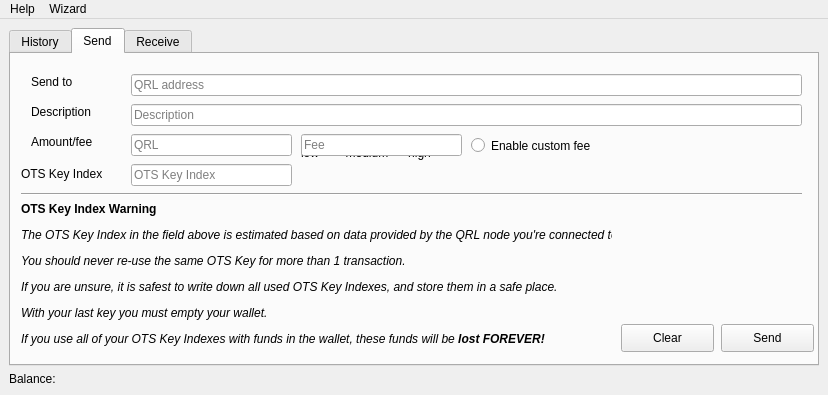
<?xml version="1.0" encoding="UTF-8"?>
<ui version="4.0">
 <class>mainWindow</class>
 <widget class="QMainWindow" name="mainWindow">
  <property name="geometry">
   <rect>
    <x>0</x>
    <y>0</y>
    <width>828</width>
    <height>395</height>
   </rect>
  </property>
  <property name="windowTitle">
   <string>QRL Wallet v1.4</string>
  </property>
  <property name="windowIcon">
   <iconset>
    <normaloff>views/images/logocircle.png</normaloff>views/images/logocircle.png</iconset>
  </property>
  <widget class="QWidget" name="centralwidget">
   <layout class="QVBoxLayout" name="verticalLayout">
    <item>
     <widget class="QTabWidget" name="inner_window">
      <property name="currentIndex">
       <number>1</number>
      </property>
      <property name="tabBarAutoHide">
       <bool>false</bool>
      </property>
      <widget class="QWidget" name="history_tab">
       <attribute name="icon">
        <iconset>
         <normaloff>tab_history.png</normaloff>tab_history.png</iconset>
       </attribute>
       <attribute name="title">
        <string>History</string>
       </attribute>
       <widget class="QTableWidget" name="transaction_table">
        <property name="geometry">
         <rect>
          <x>0</x>
          <y>0</y>
          <width>811</width>
          <height>281</height>
         </rect>
        </property>
        <column>
         <property name="text">
          <string>Date</string>
         </property>
        </column>
        <column>
         <property name="text">
          <string>Description</string>
         </property>
        </column>
        <column>
         <property name="text">
          <string>Amount</string>
         </property>
        </column>
       </widget>
       <widget class="QPushButton" name="save_history">
        <property name="geometry">
         <rect>
          <x>0</x>
          <y>280</y>
          <width>811</width>
          <height>21</height>
         </rect>
        </property>
        <property name="text">
         <string>Save history</string>
        </property>
       </widget>
      </widget>
      <widget class="QWidget" name="send_tab">
       <attribute name="icon">
        <iconset>
         <normaloff>tab_send.png</normaloff>tab_send.png</iconset>
       </attribute>
       <attribute name="title">
        <string>Send</string>
       </attribute>
       <widget class="QPushButton" name="clear_button">
        <property name="geometry">
         <rect>
          <x>610</x>
          <y>270</y>
          <width>93</width>
          <height>28</height>
         </rect>
        </property>
        <property name="text">
         <string>Clear</string>
        </property>
       </widget>
       <widget class="QPushButton" name="send_button">
        <property name="geometry">
         <rect>
          <x>710</x>
          <y>270</y>
          <width>93</width>
          <height>28</height>
         </rect>
        </property>
        <property name="text">
         <string>Send</string>
        </property>
       </widget>
       <widget class="QLabel" name="sendto_label">
        <property name="geometry">
         <rect>
          <x>20</x>
          <y>20</y>
          <width>81</width>
          <height>16</height>
         </rect>
        </property>
        <property name="text">
         <string>Send to</string>
        </property>
       </widget>
       <widget class="QLabel" name="description_label">
        <property name="geometry">
         <rect>
          <x>20</x>
          <y>50</y>
          <width>81</width>
          <height>16</height>
         </rect>
        </property>
        <property name="text">
         <string>Description</string>
        </property>
       </widget>
       <widget class="QLabel" name="amount_label">
        <property name="geometry">
         <rect>
          <x>20</x>
          <y>80</y>
          <width>91</width>
          <height>16</height>
         </rect>
        </property>
        <property name="text">
         <string>Amount/fee</string>
        </property>
       </widget>
       <widget class="QLineEdit" name="send_input">
        <property name="geometry">
         <rect>
          <x>120</x>
          <y>20</y>
          <width>671</width>
          <height>22</height>
         </rect>
        </property>
        <property name="placeholderText">
         <string>QRL address</string>
        </property>
       </widget>
       <widget class="QLineEdit" name="description_input">
        <property name="geometry">
         <rect>
          <x>120</x>
          <y>50</y>
          <width>671</width>
          <height>22</height>
         </rect>
        </property>
        <property name="placeholderText">
         <string>Description</string>
        </property>
       </widget>
       <widget class="QLineEdit" name="amount_input">
        <property name="geometry">
         <rect>
          <x>120</x>
          <y>80</y>
          <width>161</width>
          <height>22</height>
         </rect>
        </property>
        <property name="inputMask">
         <string/>
        </property>
        <property name="text">
         <string/>
        </property>
        <property name="cursorPosition">
         <number>0</number>
        </property>
        <property name="placeholderText">
         <string>QRL</string>
        </property>
       </widget>
       <widget class="QLineEdit" name="ots_key_index_input">
        <property name="geometry">
         <rect>
          <x>120</x>
          <y>110</y>
          <width>161</width>
          <height>22</height>
         </rect>
        </property>
        <property name="inputMask">
         <string/>
        </property>
        <property name="text">
         <string/>
        </property>
        <property name="cursorPosition">
         <number>0</number>
        </property>
        <property name="placeholderText">
         <string>OTS Key Index</string>
        </property>
       </widget>
       <widget class="QLabel" name="ots_key_index_count_label">
        <property name="geometry">
         <rect>
          <x>10</x>
          <y>110</y>
          <width>101</width>
          <height>20</height>
         </rect>
        </property>
        <property name="text">
         <string>OTS Key Index</string>
        </property>
       </widget>
       <widget class="QLabel" name="ots_key_index_label">
        <property name="geometry">
         <rect>
          <x>290</x>
          <y>110</y>
          <width>111</width>
          <height>20</height>
         </rect>
        </property>
        <property name="text">
         <string/>
        </property>
       </widget>
       <widget class="QLabel" name="ots_warning_label">
        <property name="geometry">
         <rect>
          <x>10</x>
          <y>140</y>
          <width>591</width>
          <height>161</height>
         </rect>
        </property>
        <property name="text">
         <string>&lt;html&gt;&lt;head/&gt;&lt;body&gt;&lt;p&gt;&lt;span style=&quot; font-size:9pt; font-weight:600;&quot;&gt;OTS Key Index Warning&lt;/span&gt;&lt;/p&gt;&lt;p&gt;&lt;span style=&quot; font-size:9pt; font-style:italic;&quot;&gt;The OTS Key Index in the field above is estimated based on data provided by the QRL node you're connected to. &lt;/span&gt;&lt;/p&gt;&lt;p&gt;&lt;span style=&quot; font-size:9pt; font-style:italic;&quot;&gt;You should never re-use the same OTS Key for more than 1 transaction.&lt;/span&gt;&lt;/p&gt;&lt;p&gt;&lt;span style=&quot; font-size:9pt; font-style:italic;&quot;&gt;If you are unsure, it is safest to write down all used OTS Key Indexes, and store them in a safe place. &lt;/span&gt;&lt;/p&gt;&lt;p&gt;&lt;span style=&quot; font-size:9pt; font-style:italic;&quot;&gt;With your last key you must empty your wallet. &lt;/span&gt;&lt;/p&gt;&lt;p&gt;&lt;span style=&quot; font-size:9pt; font-style:italic;&quot;&gt;If you use all of your OTS Key Indexes with funds in the wallet, these funds will be &lt;/span&gt;&lt;span style=&quot; font-size:9pt; font-weight:600; font-style:italic;&quot;&gt;lost FOREVER!&lt;/span&gt;&lt;/p&gt;&lt;/body&gt;&lt;/html&gt;</string>
        </property>
       </widget>
       <widget class="Line" name="line">
        <property name="geometry">
         <rect>
          <x>10</x>
          <y>130</y>
          <width>781</width>
          <height>20</height>
         </rect>
        </property>
        <property name="orientation">
         <enum>Qt::Horizontal</enum>
        </property>
       </widget>
       <widget class="QSlider" name="horizontalSlider">
        <property name="geometry">
         <rect>
          <x>290</x>
          <y>80</y>
          <width>160</width>
          <height>16</height>
         </rect>
        </property>
        <property name="minimum">
         <number>0</number>
        </property>
        <property name="maximum">
         <number>100</number>
        </property>
        <property name="singleStep">
         <number>50</number>
        </property>
        <property name="pageStep">
         <number>50</number>
        </property>
        <property name="value">
         <number>50</number>
        </property>
        <property name="orientation">
         <enum>Qt::Horizontal</enum>
        </property>
       </widget>
       <widget class="QLabel" name="slider_label">
        <property name="geometry">
         <rect>
          <x>290</x>
          <y>90</y>
          <width>161</width>
          <height>17</height>
         </rect>
        </property>
        <property name="text">
         <string>low        medium      high</string>
        </property>
       </widget>
       <widget class="QRadioButton" name="custom_fee">
        <property name="geometry">
         <rect>
          <x>460</x>
          <y>80</y>
          <width>151</width>
          <height>23</height>
         </rect>
        </property>
        <property name="text">
         <string>Enable custom fee</string>
        </property>
       </widget>
       <widget class="QLineEdit" name="fee_edit">
        <property name="geometry">
         <rect>
          <x>290</x>
          <y>80</y>
          <width>161</width>
          <height>22</height>
         </rect>
        </property>
        <property name="inputMask">
         <string/>
        </property>
        <property name="text">
         <string/>
        </property>
        <property name="cursorPosition">
         <number>0</number>
        </property>
        <property name="placeholderText">
         <string>Fee</string>
        </property>
       </widget>
      </widget>
      <widget class="QWidget" name="receive_tab">
       <attribute name="icon">
        <iconset>
         <normaloff>tab_receive.png</normaloff>tab_receive.png</iconset>
       </attribute>
       <attribute name="title">
        <string>Receive</string>
       </attribute>
       <widget class="QLabel" name="public_label_title">
        <property name="geometry">
         <rect>
          <x>330</x>
          <y>20</y>
          <width>161</width>
          <height>16</height>
         </rect>
        </property>
        <property name="text">
         <string>Your Public QRL Address</string>
        </property>
       </widget>
       <widget class="QLabel" name="public_label_description">
        <property name="geometry">
         <rect>
          <x>84</x>
          <y>50</y>
          <width>671</width>
          <height>20</height>
         </rect>
        </property>
        <property name="text">
         <string/>
        </property>
       </widget>
       <widget class="QPushButton" name="view_recovery_seed_btn">
        <property name="geometry">
         <rect>
          <x>288</x>
          <y>270</y>
          <width>261</width>
          <height>25</height>
         </rect>
        </property>
        <property name="text">
         <string>View recovery seed</string>
        </property>
       </widget>
       <widget class="QLabel" name="qr_image_label">
        <property name="geometry">
         <rect>
          <x>290</x>
          <y>80</y>
          <width>251</width>
          <height>181</height>
         </rect>
        </property>
        <property name="text">
         <string/>
        </property>
       </widget>
      </widget>
     </widget>
    </item>
    <item>
     <widget class="QLabel" name="balance_label">
      <property name="text">
       <string>Balance: </string>
      </property>
     </widget>
    </item>
   </layout>
  </widget>

  <widget class="QMenuBar" name="menubar">
   <property name="geometry">
    <rect>
     <x>0</x>
     <y>0</y>
     <width>828</width>
     <height>22</height>
    </rect>
   </property>

   <widget class="QMenu" name="menuHelp">
    <property name="title">
     <string>Help</string>
    </property>
    <addaction name="actionAbout"/>
    <addaction name="actionCheck_for_updates"/>
    <addaction name="actionOfficial_website"/>
    <addaction name="separator"/>
    <addaction name="actionDocumentation"/>
    <addaction name="actionQRL_whitepaper"/>
    <addaction name="actionReport_bug"/>
    <addaction name="separator"/>
    <addaction name="actionDonate_to_development"/>
   </widget>

   <addaction name="menuHelp"/>

   
   <widget class="QMenu" name="menuWizard">
    <property name="title">
     <string>Wizard</string>
    </property>
    <addaction name="actionWizard"/>
   </widget>
   <addaction name="menuWizard"/>

  </widget>

  <action name="actionWizard">
   <property name="text">
    <string>Wizard</string>
   </property>
  </action>

  <action name="actionAbout">
   <property name="text">
    <string>About</string>
   </property>
  </action>
  <action name="actionCheck_for_updates">
   <property name="text">
    <string>Check for updates</string>
   </property>
  </action>
  <action name="actionOfficial_website">
   <property name="text">
    <string>Official website</string>
   </property>
  </action>
  <action name="actionDocumentation">
   <property name="text">
    <string>Documentation</string>
   </property>
  </action>
  <action name="actionQRL_whitepaper">
   <property name="text">
    <string>QRL whitepaper</string>
   </property>
  </action>
  <action name="actionReport_bug">
   <property name="text">
    <string>Report bug</string>
   </property>
  </action>
  <action name="actionDonate_to_development">
   <property name="text">
    <string>Donate</string>
   </property>
  </action>
  <action name="actionPreferences">
   <property name="text">
    <string>Preferences</string>
   </property>
  </action>
  <action name="actionNetwork">
   <property name="text">
    <string>Network</string>
   </property>
  </action>
  <action name="actionPlugins">
   <property name="text">
    <string>Plugins</string>
   </property>
  </action>
  <action name="actionSign_verify_message">
   <property name="text">
    <string>Sign/verify message</string>
   </property>
  </action>
  <action name="actionEncrypt_decrypt_message">
   <property name="text">
    <string>Encrypt/decrypt message</string>
   </property>
  </action>
  <action name="actionPay_to_many">
   <property name="text">
    <string>Pay to many</string>
   </property>
  </action>
  <action name="actionLoad_transaction">
   <property name="text">
    <string>Load transaction</string>
   </property>
  </action>
  <action name="actionShow_addresses">
   <property name="text">
    <string>Show addresses</string>
   </property>
  </action>
  <action name="actionShow_coins">
   <property name="text">
    <string>Show coins</string>
   </property>
  </action>
  <action name="actionHide_channels">
   <property name="text">
    <string>Hide channels</string>
   </property>
  </action>
  <action name="actionShow_contacts">
   <property name="text">
    <string>Show contacts</string>
   </property>
  </action>
  <action name="actionInformation">
   <property name="text">
    <string>Information</string>
   </property>
  </action>
  <action name="actionPassword">
   <property name="text">
    <string>Password</string>
   </property>
  </action>
  <action name="actionSeed">
   <property name="text">
    <string>Seed</string>
   </property>
  </action>
  <action name="actionPrivate_keys">
   <property name="text">
    <string>Private keys</string>
   </property>
  </action>
  <action name="actionAddresses">
   <property name="text">
    <string>Addresses</string>
   </property>
  </action>
  <action name="actionLabels">
   <property name="text">
    <string>Labels</string>
   </property>
  </action>
  <action name="actionHistory">
   <property name="text">
    <string>History</string>
   </property>
  </action>
  <action name="actionContacts">
   <property name="text">
    <string>Contacts</string>
   </property>
  </action>
  <action name="actionFind">
   <property name="text">
    <string>Find</string>
   </property>
  </action>
  <action name="actionRecently_opened">
   <property name="text">
    <string>Recently opened</string>
   </property>
  </action>
  <action name="actionOpen">
   <property name="text">
    <string>Open</string>
   </property>
  </action>
  <action name="actionNew">
   <property name="text">
    <string>New/Restore</string>
   </property>
  </action>
  <action name="actionSave_backup">
   <property name="text">
    <string>Save backup</string>
   </property>
  </action>
  <action name="actionDelete">
   <property name="text">
    <string>Delete</string>
   </property>
  </action>
  <action name="actionQuit">
   <property name="text">
    <string>Quit</string>
   </property>
  </action>
 </widget>
 <resources/>
 <connections>
  <connection>
   <sender>clear_button</sender>
   <signal>clicked()</signal>
   <receiver>amount_input</receiver>
   <slot>clear()</slot>
   <hints>
    <hint type="sourcelabel">
     <x>675</x>
     <y>357</y>
    </hint>
    <hint type="destinationlabel">
     <x>211</x>
     <y>161</y>
    </hint>
   </hints>
  </connection>
  <connection>
   <sender>clear_button</sender>
   <signal>clicked()</signal>
   <receiver>ots_key_index_input</receiver>
   <slot>clear()</slot>
   <hints>
    <hint type="sourcelabel">
     <x>674</x>
     <y>341</y>
    </hint>
    <hint type="destinationlabel">
     <x>235</x>
     <y>184</y>
    </hint>
   </hints>
  </connection>
  <connection>
   <sender>clear_button</sender>
   <signal>clicked()</signal>
   <receiver>send_input</receiver>
   <slot>clear()</slot>
   <hints>
    <hint type="sourcelabel">
     <x>697</x>
     <y>357</y>
    </hint>
    <hint type="destinationlabel">
     <x>440</x>
     <y>95</y>
    </hint>
   </hints>
  </connection>
  <connection>
   <sender>clear_button</sender>
   <signal>clicked()</signal>
   <receiver>description_input</receiver>
   <slot>clear()</slot>
   <hints>
    <hint type="sourcelabel">
     <x>672</x>
     <y>357</y>
    </hint>
    <hint type="destinationlabel">
     <x>315</x>
     <y>124</y>
    </hint>
   </hints>
  </connection>
 </connections>
</ui>
